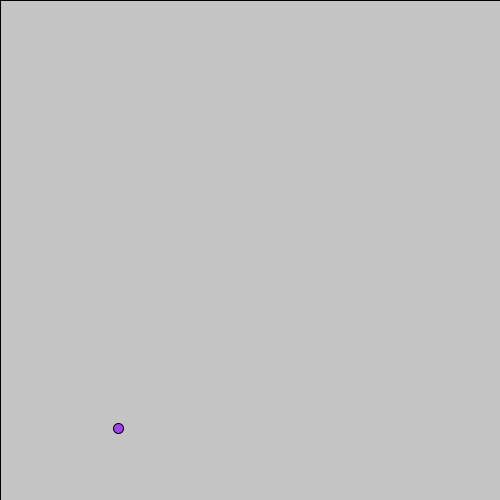
Frame 1 (no input)
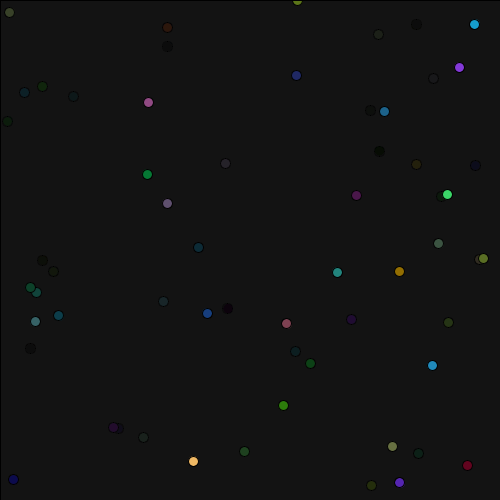
Frame 60 (the mouse pressed at the canvas centre just before this capture)
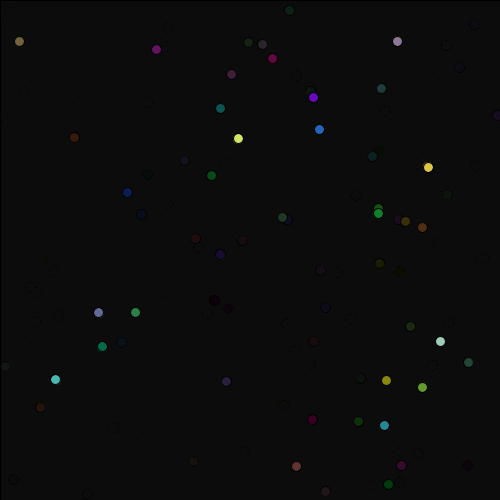
Frame 120 (the mouse held since frame 60 and released just before this capture)

The Processing sketch that drew these frames (run headless with seeded random() and noise(); from frame 60 on, the mouse is pressed at the canvas centre):

// Processing sketch: processing_135624
// ── processing_135624.pde

// setup - runs one time
void setup()
  {
  // set a stage size of 500 x 500 pixels
  size (500,500);

  // smooth all drawing
  smooth();

  // draw all ellipses from their center point
  ellipseMode(CENTER);
  }

// draw - runs once a frame
void draw()
  {
  // fill all shapes with a solid black color with a very low opacity
  fill(0,0,0,10);

  // draw a rectangle that fills the whole screen
  rect(0,0,width,height);

  // fill all shapes with a random color from this point forward
  fill(random(0,255), random(0,255), random(0,255));

  // draw a small ellipse (10x10) at a random spot on the screen
  ellipse(random(0,width), random(0,height), 10, 10);
  }
